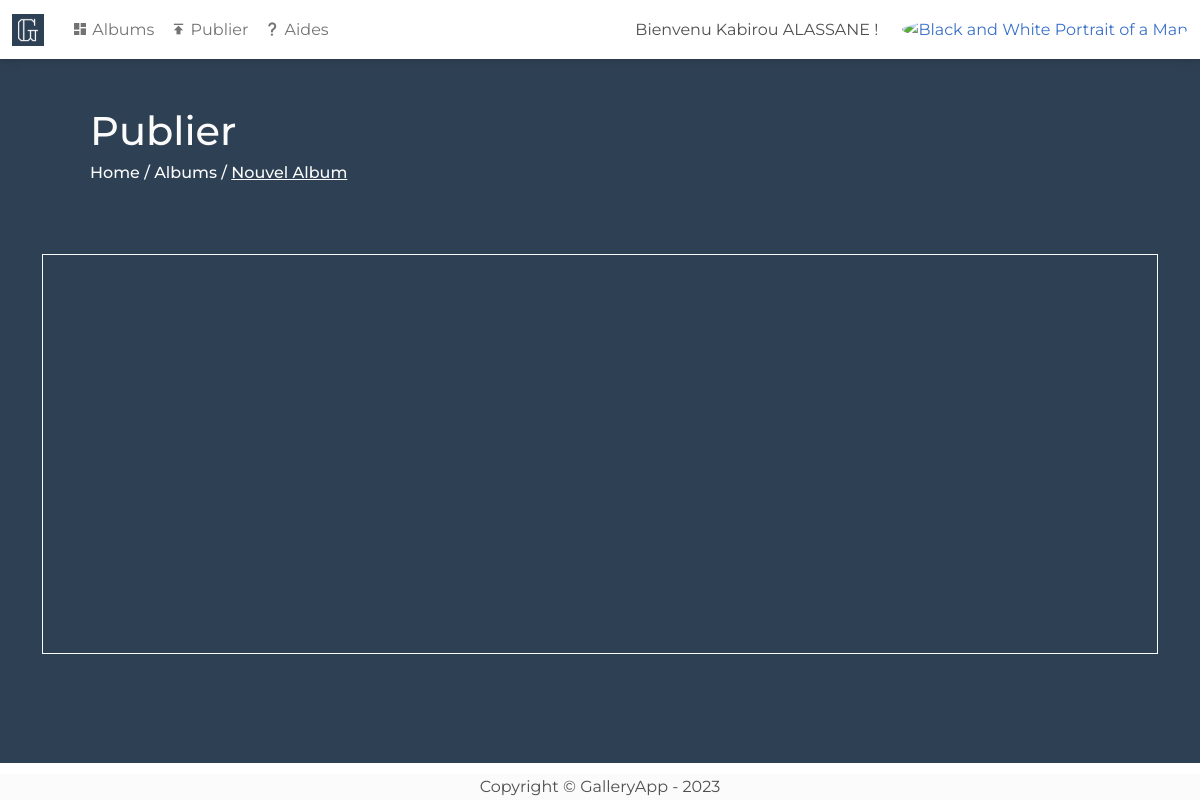
Before: /publish/7 (signed in) with the older database file.
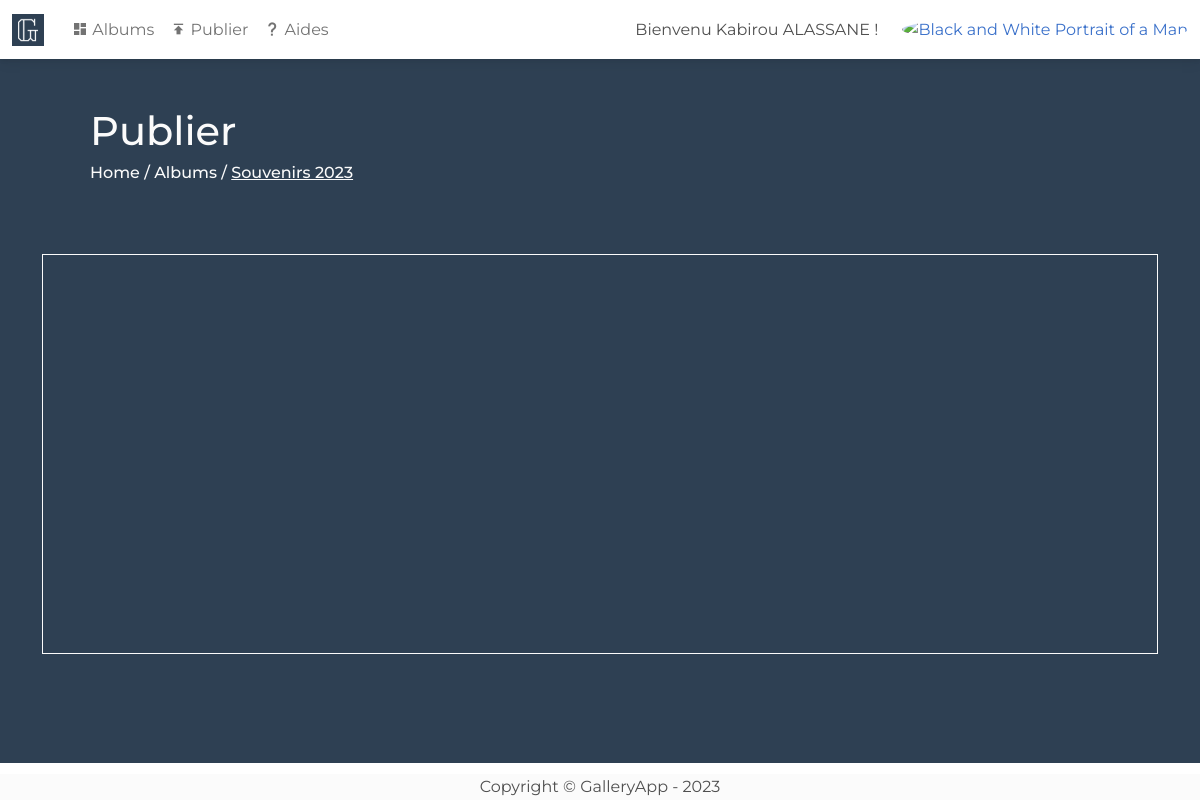
After: the same page with the newer database file.
### app/models.py (models this page shows, shortened)
class Album(models.Model):
    slug = models.CharField(max_length=100, null=False)
    user = models.ForeignKey(User, on_delete=models.CASCADE)
    created_at = models.DateTimeField(auto_now_add=True)
    updated_at = models.DateTimeField(auto_now=True)

### app/views.py (the view)
# urls.py: path('publish/<int:album>', views.publish, name="publish"),
@login_required
def publish(request, album):
    return render(request, 'app/publish.html', {
        'album': Album.objects.filter(pk=album, user=request.user).first(),
        'albumID': album,
    })

### template/app/publish.html (shortened to what this page needs)
{% extends 'base/base.html' %}
{% block 'main' %}
<link href="https://unpkg.com/dropzone@6.0.0-beta.1/dist/dropzone.css" rel="stylesheet" type="text/css" />
<div>
    <div class="p-5 mb-4">
        <h1 class="">Publier</h1>
        <nav class="d-flex">
            <h6 class="mb-0">
                <a href="" class="text-reset">Home</a>
                <span>/</span>
                <a href="{% url 'default' %}" class="text-reset">Albums</a>
                <span>/</span>
                <a href="javascript:void(0)" class="text-reset"><u> {{ album.slug|default:"Nouvel Album" }} </u></a>
            </h6>
        </nav>
    </div>
    <div class="drop">
        <form action="{% url 'album.upload' album.id|default:albumID %}" class="dropzone border border-doted border-light" style="height: 400px;"
            id="galleryForm">
        </form>
    </div>
</div>
{% endblock %}

Changed rows visible on the page:
added Album: slug "Souvenirs 2023"
Other visible differences:
{{ album.slug|default:"Nouvel Album" }}: "Nouvel Album" → (not shown)
